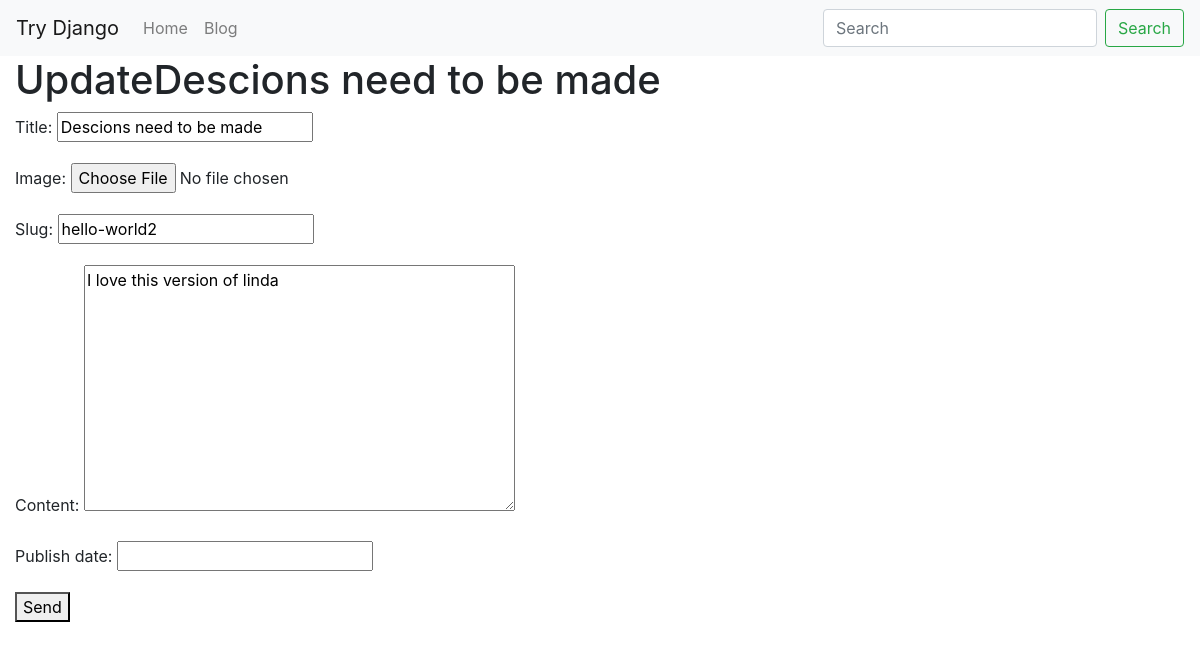
Page /blog/hello-world2/edit/ (signed in) on the committed database.
### blog/models.py (models this page shows, shortened)
class BlogPost(models.Model):# blogpost_set -> queryset
    user = models.ForeignKey(User,default=1,null =True,on_delete=models.SET_NULL)
    title = models.CharField(max_length=120)
    slug = models.SlugField(unique = True)
    image = models.ImageField(upload_to='image/',blank=True,null=True)
    content = models.TextField(null = True,blank =True)
    publish_date = models.DateTimeField(auto_now=False,auto_now_add=False,null=True,blank=True)
    timestamp = models.DateTimeField(auto_now_add=True)
    updated = models.DateTimeField(auto_now=True)
    objects = BlogPostManager()
    class Meta:
        ordering =['-publish_date','-updated','-timestamp']

### blog/views.py (the view)
# urls.py: path('<str:slug>/edit/',blog_post_update_view),
@staff_member_required
def blog_post_update_view(request,slug):
    obj = get_object_or_404(BlogPost,slug=slug)
    form =BlogPostModelForm(request.POST or None,instance=obj)
    if form.is_valid():
        form.save()
    template_name = "form.html"
    context = {'form':form,"title": f"Update{obj.title}"}
    return render(request,template_name,context)

### blog/forms.py (shortened to what this page needs)
class BlogPostModelForm(forms.ModelForm):
    class Meta:
        model = BlogPost
        fields = ['title', 'image','slug', 'content','publish_date']

### blog/models.py (called while the page is built)
    def get_queryset(self):
        return BlogPostQuerySet(self.model,using=self._db)

### templates/form.html
{% extends "base.html" %}
{% block content %}
{% if title %}
    <h1>{{ title }}</h1>
{% endif %}
<form method ="POST", action='.'>{% csrf_token %}
     {{ form.as_p}}
     <button type = "submit">Send</button>
</form>
{% endblock %}

### templates/base.html (shortened to what this page needs)
<!doctype html>
<html lang="en">
  <head>
    <link rel="stylesheet" href="https://stackpath.bootstrapcdn.com/bootstrap/4.3.1/css/bootstrap.min.css">
  </head>
  <body>
    {% include 'navbar.html'%}
      <div class = 'container-fluid'>
        {%block content%}
        {%endblock%}
     </div>
  </body>
</html>

### templates/navbar.html (shortened to what this page needs)
<nav class="navbar navbar-expand-lg navbar-light bg-light">
        <a class="navbar-brand" href="/">Try Django</a>
        <div class="collapse navbar-collapse" id="navbarSupportedContent">
          <ul class="navbar-nav mr-auto">
            <li class="nav-item ">
              <a class="nav-link" href="/">Home <span class="sr-only">(current)</span></a>
            </li>
            <li class="nav-item">
              <a class="nav-link" href="/blog">Blog</a>
            </li>
          </ul>
          <form class="form-inline my-2 my-lg-0" action="/search/">
            <input class="form-control mr-sm-2" type="search" placeholder="Search" name="q" aria-label="Search">
            <button class="btn btn-outline-success my-2 my-sm-0" type="submit">Search</button>
          </form>
        </div>
      </nav>

### rows in the picture
BlogPost: title "Descions need to be made", slug "hello-world2", content "I love this version of linda"

### other values in the picture
{{ title }} "UpdateDescions need to be made"
